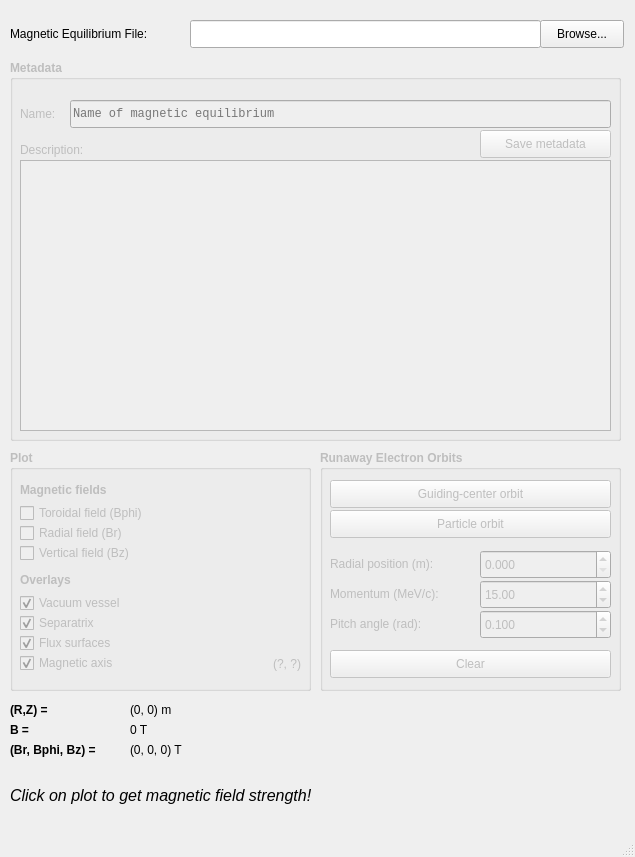
<?xml version="1.0" encoding="UTF-8"?>
<ui version="4.0">
 <class>MeqWindow</class>
 <widget class="QMainWindow" name="MeqWindow">
  <property name="geometry">
   <rect>
    <x>0</x>
    <y>0</y>
    <width>635</width>
    <height>857</height>
   </rect>
  </property>
  <property name="windowTitle">
   <string>SOFT Magnetic Equilibrium Viewier</string>
  </property>
  <widget class="QWidget" name="centralwidget">
   <widget class="QLineEdit" name="tbMeqFile">
    <property name="geometry">
     <rect>
      <x>190</x>
      <y>20</y>
      <width>351</width>
      <height>28</height>
     </rect>
    </property>
   </widget>
   <widget class="QLabel" name="label">
    <property name="geometry">
     <rect>
      <x>10</x>
      <y>20</y>
      <width>171</width>
      <height>28</height>
     </rect>
    </property>
    <property name="text">
     <string>Magnetic Equilibrium File:</string>
    </property>
   </widget>
   <widget class="QPushButton" name="btnBrowse">
    <property name="geometry">
     <rect>
      <x>540</x>
      <y>20</y>
      <width>84</width>
      <height>28</height>
     </rect>
    </property>
    <property name="text">
     <string>Browse...</string>
    </property>
   </widget>
   <widget class="QGroupBox" name="gbMetadata">
    <property name="enabled">
     <bool>false</bool>
    </property>
    <property name="geometry">
     <rect>
      <x>10</x>
      <y>60</y>
      <width>611</width>
      <height>381</height>
     </rect>
    </property>
    <property name="font">
     <font>
      <weight>75</weight>
      <bold>true</bold>
     </font>
    </property>
    <property name="title">
     <string>Metadata</string>
    </property>
    <widget class="QLineEdit" name="tbName">
     <property name="geometry">
      <rect>
       <x>60</x>
       <y>40</y>
       <width>541</width>
       <height>28</height>
      </rect>
     </property>
     <property name="font">
      <font>
       <family>Monospace</family>
       <weight>50</weight>
       <bold>false</bold>
      </font>
     </property>
     <property name="placeholderText">
      <string>Name of magnetic equilibrium</string>
     </property>
    </widget>
    <widget class="QLabel" name="label_2">
     <property name="geometry">
      <rect>
       <x>10</x>
       <y>40</y>
       <width>51</width>
       <height>28</height>
      </rect>
     </property>
     <property name="font">
      <font>
       <weight>50</weight>
       <bold>false</bold>
      </font>
     </property>
     <property name="text">
      <string>Name:</string>
     </property>
    </widget>
    <widget class="QPlainTextEdit" name="tbDescription">
     <property name="geometry">
      <rect>
       <x>10</x>
       <y>100</y>
       <width>591</width>
       <height>271</height>
      </rect>
     </property>
     <property name="font">
      <font>
       <family>Monospace</family>
       <pointsize>12</pointsize>
       <weight>50</weight>
       <bold>false</bold>
      </font>
     </property>
     <property name="plainText">
      <string/>
     </property>
     <property name="placeholderText">
      <string>Description of magnetic equilibrium</string>
     </property>
    </widget>
    <widget class="QLabel" name="label_3">
     <property name="geometry">
      <rect>
       <x>10</x>
       <y>80</y>
       <width>91</width>
       <height>20</height>
      </rect>
     </property>
     <property name="font">
      <font>
       <weight>50</weight>
       <bold>false</bold>
      </font>
     </property>
     <property name="text">
      <string>Description:</string>
     </property>
    </widget>
    <widget class="QPushButton" name="btnSaveMetadata">
     <property name="enabled">
      <bool>false</bool>
     </property>
     <property name="geometry">
      <rect>
       <x>470</x>
       <y>70</y>
       <width>131</width>
       <height>28</height>
      </rect>
     </property>
     <property name="font">
      <font>
       <weight>50</weight>
       <bold>false</bold>
      </font>
     </property>
     <property name="text">
      <string>Save metadata</string>
     </property>
    </widget>
   </widget>
   <widget class="QGroupBox" name="gbPlot">
    <property name="enabled">
     <bool>false</bool>
    </property>
    <property name="geometry">
     <rect>
      <x>10</x>
      <y>450</y>
      <width>301</width>
      <height>241</height>
     </rect>
    </property>
    <property name="font">
     <font>
      <weight>75</weight>
      <bold>true</bold>
     </font>
    </property>
    <property name="title">
     <string>Plot</string>
    </property>
    <widget class="QCheckBox" name="cbBphi">
     <property name="geometry">
      <rect>
       <x>10</x>
       <y>50</y>
       <width>281</width>
       <height>26</height>
      </rect>
     </property>
     <property name="font">
      <font>
       <weight>50</weight>
       <bold>false</bold>
      </font>
     </property>
     <property name="text">
      <string>Toroidal field (Bphi)</string>
     </property>
    </widget>
    <widget class="QCheckBox" name="cbBr">
     <property name="geometry">
      <rect>
       <x>10</x>
       <y>70</y>
       <width>131</width>
       <height>26</height>
      </rect>
     </property>
     <property name="font">
      <font>
       <weight>50</weight>
       <bold>false</bold>
      </font>
     </property>
     <property name="text">
      <string>Radial field (Br)</string>
     </property>
     <property name="checked">
      <bool>false</bool>
     </property>
    </widget>
    <widget class="QCheckBox" name="cbBz">
     <property name="geometry">
      <rect>
       <x>10</x>
       <y>90</y>
       <width>171</width>
       <height>26</height>
      </rect>
     </property>
     <property name="font">
      <font>
       <weight>50</weight>
       <bold>false</bold>
      </font>
     </property>
     <property name="text">
      <string>Vertical field (Bz)</string>
     </property>
     <property name="checked">
      <bool>false</bool>
     </property>
    </widget>
    <widget class="QLabel" name="label_7">
     <property name="geometry">
      <rect>
       <x>10</x>
       <y>30</y>
       <width>121</width>
       <height>20</height>
      </rect>
     </property>
     <property name="text">
      <string>Magnetic fields</string>
     </property>
    </widget>
    <widget class="QLabel" name="label_8">
     <property name="geometry">
      <rect>
       <x>10</x>
       <y>120</y>
       <width>81</width>
       <height>20</height>
      </rect>
     </property>
     <property name="text">
      <string>Overlays</string>
     </property>
    </widget>
    <widget class="QCheckBox" name="cbWall">
     <property name="geometry">
      <rect>
       <x>10</x>
       <y>140</y>
       <width>271</width>
       <height>26</height>
      </rect>
     </property>
     <property name="font">
      <font>
       <weight>50</weight>
       <bold>false</bold>
      </font>
     </property>
     <property name="text">
      <string>Vacuum vessel</string>
     </property>
     <property name="checked">
      <bool>true</bool>
     </property>
    </widget>
    <widget class="QCheckBox" name="cbSeparatrix">
     <property name="geometry">
      <rect>
       <x>10</x>
       <y>160</y>
       <width>91</width>
       <height>26</height>
      </rect>
     </property>
     <property name="font">
      <font>
       <weight>50</weight>
       <bold>false</bold>
      </font>
     </property>
     <property name="text">
      <string>Separatrix</string>
     </property>
     <property name="checked">
      <bool>true</bool>
     </property>
    </widget>
    <widget class="QCheckBox" name="cbFlux">
     <property name="geometry">
      <rect>
       <x>10</x>
       <y>180</y>
       <width>131</width>
       <height>26</height>
      </rect>
     </property>
     <property name="font">
      <font>
       <weight>50</weight>
       <bold>false</bold>
      </font>
     </property>
     <property name="text">
      <string>Flux surfaces</string>
     </property>
     <property name="checked">
      <bool>true</bool>
     </property>
    </widget>
    <widget class="QCheckBox" name="cbMaxis">
     <property name="geometry">
      <rect>
       <x>10</x>
       <y>200</y>
       <width>141</width>
       <height>26</height>
      </rect>
     </property>
     <property name="font">
      <font>
       <weight>50</weight>
       <bold>false</bold>
      </font>
     </property>
     <property name="text">
      <string>Magnetic axis</string>
     </property>
     <property name="checked">
      <bool>true</bool>
     </property>
    </widget>
    <widget class="QLabel" name="lblMaxis">
     <property name="geometry">
      <rect>
       <x>140</x>
       <y>200</y>
       <width>151</width>
       <height>28</height>
      </rect>
     </property>
     <property name="font">
      <font>
       <weight>50</weight>
       <bold>false</bold>
      </font>
     </property>
     <property name="text">
      <string>(?, ?)</string>
     </property>
     <property name="alignment">
      <set>Qt::AlignRight|Qt::AlignTrailing|Qt::AlignVCenter</set>
     </property>
    </widget>
   </widget>
   <widget class="QGroupBox" name="gbOrbits">
    <property name="enabled">
     <bool>false</bool>
    </property>
    <property name="geometry">
     <rect>
      <x>320</x>
      <y>450</y>
      <width>301</width>
      <height>241</height>
     </rect>
    </property>
    <property name="font">
     <font>
      <weight>75</weight>
      <bold>true</bold>
     </font>
    </property>
    <property name="title">
     <string>Runaway Electron Orbits</string>
    </property>
    <widget class="QPushButton" name="btnClearOrbits">
     <property name="geometry">
      <rect>
       <x>10</x>
       <y>200</y>
       <width>281</width>
       <height>28</height>
      </rect>
     </property>
     <property name="font">
      <font>
       <weight>50</weight>
       <bold>false</bold>
      </font>
     </property>
     <property name="text">
      <string>Clear</string>
     </property>
    </widget>
    <widget class="QPushButton" name="btnGCOrbit">
     <property name="geometry">
      <rect>
       <x>10</x>
       <y>30</y>
       <width>281</width>
       <height>28</height>
      </rect>
     </property>
     <property name="font">
      <font>
       <weight>50</weight>
       <bold>false</bold>
      </font>
     </property>
     <property name="text">
      <string>Guiding-center orbit</string>
     </property>
    </widget>
    <widget class="QPushButton" name="btnParticleOrbit">
     <property name="geometry">
      <rect>
       <x>10</x>
       <y>60</y>
       <width>281</width>
       <height>28</height>
      </rect>
     </property>
     <property name="font">
      <font>
       <weight>50</weight>
       <bold>false</bold>
      </font>
     </property>
     <property name="text">
      <string>Particle orbit</string>
     </property>
    </widget>
    <widget class="QLabel" name="label_4">
     <property name="geometry">
      <rect>
       <x>10</x>
       <y>100</y>
       <width>131</width>
       <height>28</height>
      </rect>
     </property>
     <property name="font">
      <font>
       <weight>50</weight>
       <bold>false</bold>
      </font>
     </property>
     <property name="text">
      <string>Radial position (m):</string>
     </property>
    </widget>
    <widget class="QLabel" name="label_5">
     <property name="geometry">
      <rect>
       <x>10</x>
       <y>130</y>
       <width>141</width>
       <height>28</height>
      </rect>
     </property>
     <property name="font">
      <font>
       <weight>50</weight>
       <bold>false</bold>
      </font>
     </property>
     <property name="text">
      <string>Momentum (MeV/c):</string>
     </property>
    </widget>
    <widget class="QLabel" name="label_6">
     <property name="geometry">
      <rect>
       <x>10</x>
       <y>160</y>
       <width>131</width>
       <height>28</height>
      </rect>
     </property>
     <property name="font">
      <font>
       <weight>50</weight>
       <bold>false</bold>
      </font>
     </property>
     <property name="text">
      <string>Pitch angle (rad):</string>
     </property>
    </widget>
    <widget class="QDoubleSpinBox" name="dsbRadius">
     <property name="geometry">
      <rect>
       <x>160</x>
       <y>100</y>
       <width>131</width>
       <height>29</height>
      </rect>
     </property>
     <property name="font">
      <font>
       <weight>50</weight>
       <bold>false</bold>
      </font>
     </property>
     <property name="decimals">
      <number>3</number>
     </property>
     <property name="singleStep">
      <double>0.010000000000000</double>
     </property>
    </widget>
    <widget class="QDoubleSpinBox" name="dsbMomentum">
     <property name="geometry">
      <rect>
       <x>160</x>
       <y>130</y>
       <width>131</width>
       <height>29</height>
      </rect>
     </property>
     <property name="font">
      <font>
       <weight>50</weight>
       <bold>false</bold>
      </font>
     </property>
     <property name="minimum">
      <double>0.100000000000000</double>
     </property>
     <property name="value">
      <double>15.000000000000000</double>
     </property>
    </widget>
    <widget class="QDoubleSpinBox" name="dsbPitch">
     <property name="geometry">
      <rect>
       <x>160</x>
       <y>160</y>
       <width>131</width>
       <height>29</height>
      </rect>
     </property>
     <property name="font">
      <font>
       <weight>50</weight>
       <bold>false</bold>
      </font>
     </property>
     <property name="decimals">
      <number>3</number>
     </property>
     <property name="maximum">
      <double>1.560000000000000</double>
     </property>
     <property name="singleStep">
      <double>0.010000000000000</double>
     </property>
     <property name="value">
      <double>0.100000000000000</double>
     </property>
    </widget>
   </widget>
   <widget class="QLabel" name="label_9">
    <property name="geometry">
     <rect>
      <x>10</x>
      <y>780</y>
      <width>421</width>
      <height>31</height>
     </rect>
    </property>
    <property name="font">
     <font>
      <pointsize>12</pointsize>
      <weight>50</weight>
      <italic>true</italic>
      <bold>false</bold>
     </font>
    </property>
    <property name="text">
     <string>Click on plot to get magnetic field strength!</string>
    </property>
   </widget>
   <widget class="QLabel" name="label_10">
    <property name="geometry">
     <rect>
      <x>10</x>
      <y>700</y>
      <width>63</width>
      <height>20</height>
     </rect>
    </property>
    <property name="font">
     <font>
      <weight>75</weight>
      <bold>true</bold>
     </font>
    </property>
    <property name="text">
     <string>(R,Z) =</string>
    </property>
   </widget>
   <widget class="QLabel" name="label_11">
    <property name="geometry">
     <rect>
      <x>10</x>
      <y>720</y>
      <width>63</width>
      <height>20</height>
     </rect>
    </property>
    <property name="font">
     <font>
      <weight>75</weight>
      <bold>true</bold>
     </font>
    </property>
    <property name="text">
     <string>B = </string>
    </property>
   </widget>
   <widget class="QLabel" name="label_12">
    <property name="geometry">
     <rect>
      <x>10</x>
      <y>740</y>
      <width>111</width>
      <height>20</height>
     </rect>
    </property>
    <property name="font">
     <font>
      <weight>75</weight>
      <bold>true</bold>
     </font>
    </property>
    <property name="text">
     <string>(Br, Bphi, Bz) =</string>
    </property>
   </widget>
   <widget class="QLabel" name="lblBComp">
    <property name="geometry">
     <rect>
      <x>130</x>
      <y>740</y>
      <width>491</width>
      <height>20</height>
     </rect>
    </property>
    <property name="text">
     <string>(0, 0, 0) T</string>
    </property>
   </widget>
   <widget class="QLabel" name="lblBStrength">
    <property name="geometry">
     <rect>
      <x>130</x>
      <y>720</y>
      <width>491</width>
      <height>20</height>
     </rect>
    </property>
    <property name="text">
     <string>0 T</string>
    </property>
   </widget>
   <widget class="QLabel" name="lblSampledB">
    <property name="geometry">
     <rect>
      <x>130</x>
      <y>700</y>
      <width>481</width>
      <height>20</height>
     </rect>
    </property>
    <property name="text">
     <string>(0, 0) m</string>
    </property>
   </widget>
  </widget>
  <widget class="QMenuBar" name="menubar">
   <property name="geometry">
    <rect>
     <x>0</x>
     <y>0</y>
     <width>635</width>
     <height>24</height>
    </rect>
   </property>
  </widget>
  <widget class="QStatusBar" name="statusbar"/>
 </widget>
 <resources/>
 <connections/>
</ui>
